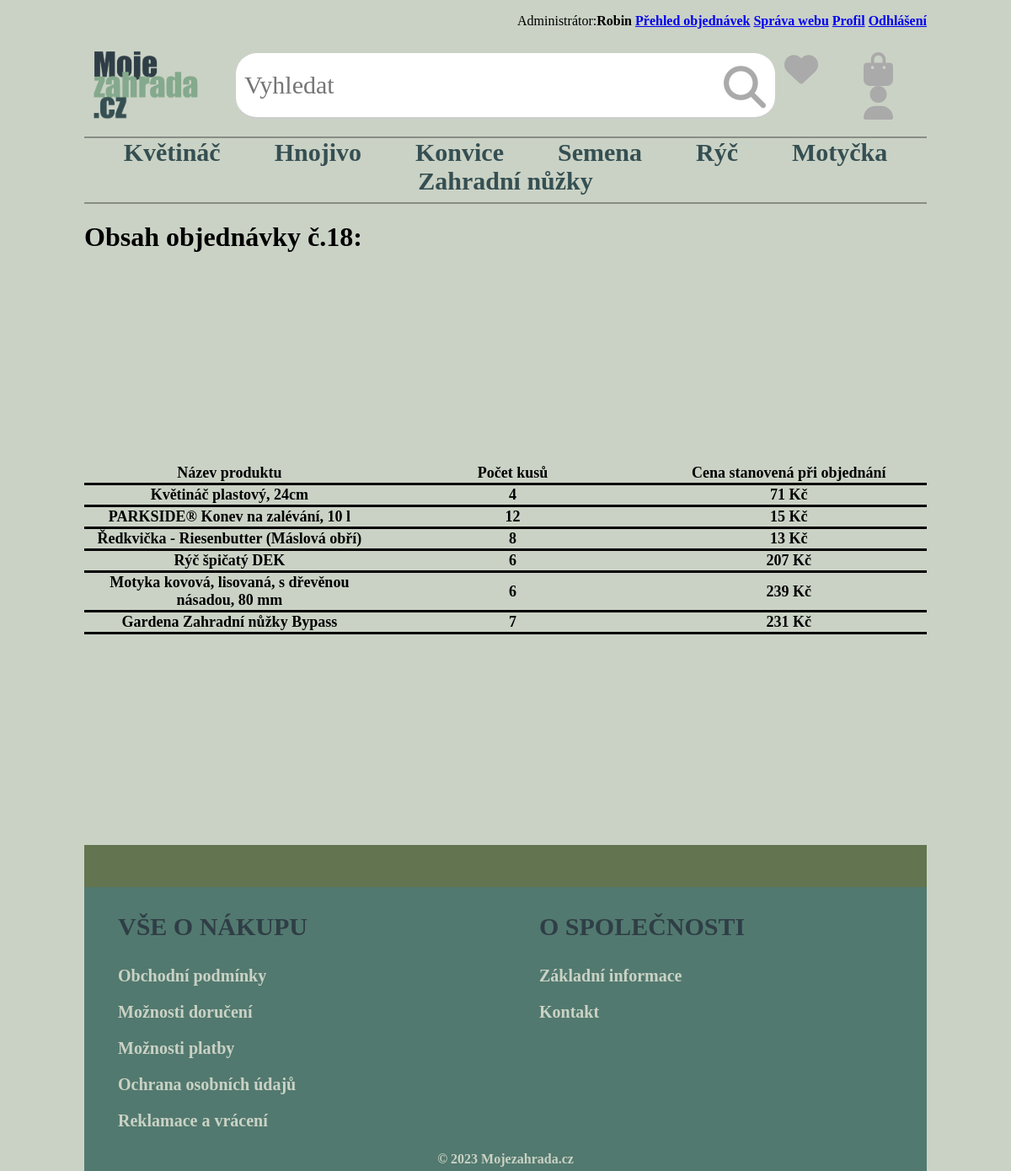
The app's page /mojezahrada/zakaznikObsahObjednavky.php?id_o=18 (signed in) with its own data.
### tables this page shows
CREATE TABLE `kategorie` (
  `id_kategorie` int(3) NOT NULL,
  `nazev` varchar(30) NOT NULL
);

CREATE TABLE `obsah_objednavky` (
  `id_o` int(5) NOT NULL,
  `id_p` int(5) NOT NULL,
  `pocet` int(5) NOT NULL,
  `cena_po_objednani` int(8) NOT NULL
);

CREATE TABLE `produkt` (
  `id_p` int(5) NOT NULL,
  `nazev_p` varchar(70) NOT NULL,
  `popis` varchar(2000) NOT NULL,
  `cena_bez_dph` float NOT NULL,
  `fotka` varchar(100) NOT NULL,
  `id_d` int(5) NOT NULL,
  `id_kategorie` int(3) NOT NULL,
  `pocet_skladem` int(5) NOT NULL,
  `zverejnen` tinyint(1) NOT NULL
);

### mojezahrada/Databaze.php (called while the page is built, shortened)
<?php
class Databaze {
    private $server = "localhost";
    private $uzivatel = "root";
    private $heslo = "";
    private $databaze = "eshop_zahrada";
    public function pripojit() {
        $spojeni = mysqli_connect($this->server, $this->uzivatel, $this->heslo, $this->databaze);
        return $spojeni;
    }
    public function vybrat($tabulka, $sloupce = "*", $podminka = "") {
        $spojeni = $this->pripojit();
        $dotaz = "SELECT $sloupce FROM $tabulka";
        if ($podminka != "") {
            $dotaz .= " WHERE $podminka";
        }
        $vysledek = mysqli_query($spojeni, $dotaz);
        return $vysledek;
    }
}

### mojezahrada/zakaznikObsahObjednavky.php (the view, shortened to what this page needs)
<!DOCTYPE html>
<html lang="cs">
<head>
    <?php
    include_once "link-styly.php";
    ?>
    <link rel="stylesheet" href="styles/kosik-style.css">
</head>
<body>
<?php
include_once "autentizace.php";
include_once "header.php";
include_once "navigace.php";
$tabulka= "obsah_objednavky inner join produkt using(id_p)";
$dotaz = "produkt.nazev_p as nazev, obsah_objednavky.pocet as pocet, obsah_objednavky.cena_po_objednani as cena, obsah_objednavky.id_p as id_p";
$podminka = "obsah_objednavky.id_o ='".$_GET["id_o"]."'";
$db = new Databaze();
$vysledek = $db->vybrat($tabulka,$dotaz,$podminka);
?>
<h1>Obsah objednávky č.<?=$_GET["id_o"]?>:</h1>
<?php
if ($vysledek->num_rows > 0){
    ?>
    <table class="vypisKosik" cellspacing="0">
        <thead>
        <tr>
            <th>Název produktu</th>
            <th>Počet kusů</th>
            <th>Cena stanovená při objednání</th>
        </tr>
        </thead>
        <tbody>
        <?php
        while ($radek = $vysledek->fetch_assoc()) {
            ?>
            <tr>
                <td><?= $radek['nazev']; ?></td>
                <td><?= $radek['pocet']; ?></td>
                <td><?= $radek['cena']; ?> Kč</td>
            </tr>
            <?php
        }
        ?>
        </tbody>
    </table>
    <?php
} else {
    echo "<tr>
                    <td><h5>Žádný obsah</h5></td>
                  </tr>";
}
?>
<?php
include_once "paticka.php";
?>
</body>
</html>

### mojezahrada/vypisKategriiNav.php (shortened to what this page needs)
<?php
$tabulka= "kategorie";
$db = new Databaze();
$vysledek = $db->vybrat($tabulka);
if ($vysledek->num_rows > 0) {
    while ($radek = $vysledek->fetch_assoc()) {
        ?>
            <li><a href="vypisKategorieProduktu.php?id_kategorie=<?=$radek["id_kategorie"]?>"><?=$radek["nazev"]; ?></a></li>
        <?php
    }
} else {
    echo "Nejsou žádné kategorie";
}
?>

### mojezahrada/styles/index-style.css (style rules this page uses)
body { padding: 0px 100px; margin: 0; background-color: #cad2c5; }
.navigace ul li { display: inline; list-style-type: none; }
.navigace ul li a { text-decoration: none; padding: 14px 30px; font-size: 30px; font-family: "Impact", "Times New Roman"; color: #354f52; }

### mojezahrada/styles/kosik-style.css (style rules this page uses)
.vypisKosik { width: 100%; margin: 250px 0px; }
.vypisKosik th, .vypisKosik td, .vypisKosik tr { width: 9%; border-bottom: solid; text-align: center; font-size: 18px; }

### records on screen
kategorie: nazev "Květináč"
kategorie: nazev "Hnojivo"
kategorie: nazev "Konvice"
kategorie: nazev "Semena"
kategorie: nazev "Rýč"
kategorie: nazev "Motyčka"
kategorie: nazev "Zahradní nůžky"
obsah_objednavky: id_p.nazev_p "Květináč plastový, 24cm", pocet "4", cena_po_objednani "71"
obsah_objednavky: id_p.nazev_p "PARKSIDE® Konev na zalévání, 10 l", pocet "12", cena_po_objednani "15"
obsah_objednavky: id_p.nazev_p "Ředkvička - Riesenbutter (Máslová obří)", pocet "8", cena_po_objednani "13"
obsah_objednavky: id_p.nazev_p "Rýč špičatý DEK", pocet "6", cena_po_objednani "207"
obsah_objednavky: id_p.nazev_p "Motyka kovová, lisovaná, s dřevěnou násadou, 80 mm", pocet "6", cena_po_objednani "239"
obsah_objednavky: id_p.nazev_p "Gardena Zahradní nůžky Bypass", pocet "7", cena_po_objednani "231"

### other values on screen
$_SESSION["uzivatel"] "Robin"
$_GET["id_o"] "18"
